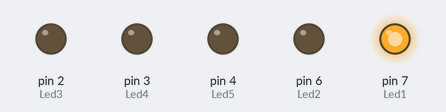
Simulated run of this sketch. Board: Arduino Uno, built with avr-gcc and run on an emulated ATmega328P. On the bench: output pins drawn as LEDs (lit = HIGH).

Above: at 0.1 s.
At 4.1 s:
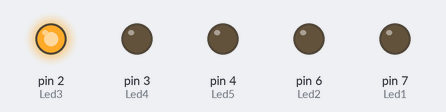
At 8.1 s:
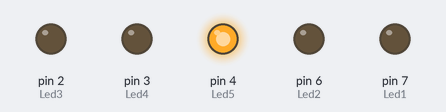
At 16.1 s:
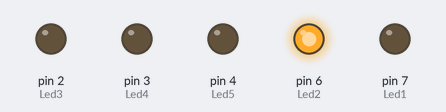
At 26.1 s:
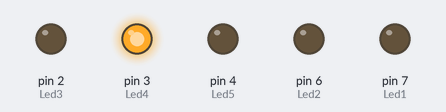
At 39.1 s:
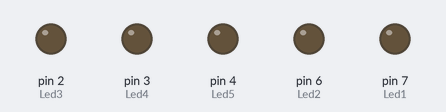
Timing chart, 0 to 40.0 s (numbered marks = the images above):
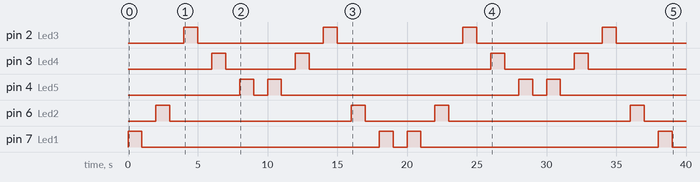

Measured:
- by itself, pin 2 (Led3): alternates HIGH for 1.0 s and LOW for 9.0 s
- by itself, pin 3 (Led4): LOW → HIGH at 6.0 s, → LOW 1.0 s later, → HIGH 5.0 s later, → LOW 1.0 s later, … (8 changes in this stretch)
- by itself, pin 4 (Led5): LOW → HIGH at 8.0 s, → LOW 1.0 s later, → HIGH 1.0 s later, → LOW 1.0 s later, … (8 changes in this stretch)
- by itself, pin 6 (Led2): LOW → HIGH at 2.0 s, → LOW 1.0 s later, → HIGH 13.0 s later, → LOW 1.0 s later, … (8 changes in this stretch)
- by itself, pin 7 (Led1): LOW → HIGH at 0.00 s, → LOW 1.0 s later, → HIGH 17.0 s later, → LOW 1.0 s later, … (8 changes in this stretch)

The sketch:

LedsConsecutivosV2.ino
```cpp
//Declarar variables.

#define Led1 7
#define Led2 6
#define Led3 2
#define Led4 3
#define Led5 4


void setup()
{
  //Nos sirve para configurar el pin de salida.

   pinMode(Led1, OUTPUT);
   pinMode(Led2, OUTPUT);
   pinMode(Led3, OUTPUT);
   pinMode(Led4, OUTPUT);
   pinMode(Led5, OUTPUT);

}

//Función en donde recibe un valor para prender y apagar el led en un segundo.

void OnOff(int pin)
{
  digitalWrite(pin, HIGH);
  delay(1000);
  digitalWrite(pin, LOW);
  delay(1000);
}


void loop()
{

  //Se crea un arreglo en donde contendrá los pines de salida.
  int leds[] = {Led1, Led2, Led3, Led4, Led5};

  //Creamos una variable en donde obtendrá el número de elementos del arreglo.
  int NumLeds = sizeof(leds) / sizeof(leds[0]);


/*
  Realizamos un ciclo for en donde si "i" es menor a NumLeds, se enviara
  el valor de "i", a la función "OnOff" y una vez termine la función, el
  valor de "i" se incrementará a uno. Luego, se repetirá nuevamente el
  proceso, hasta que "i"sea mayor a NumLeds, se detendrá.
*/

  for(int i = 0; i < NumLeds; i++)
  {
    OnOff(leds[i]);
  }

/*
  Realizamos otro ciclo for en donde, el valor de "i" se obtiene, pero ahora
  la condición es que si "i" es mayor a 0, se enviara el valor a la función
  "OnOff" y se repetirá nuevamente el proceso, pero el valor de "i" va a
  decrementar cada que se hace el bucle hasta que el valor sea 0.
*/

  for(int i = NumLeds -1; i >= 0; i--)
  {
    OnOff(leds[i]);
  }
}
```
